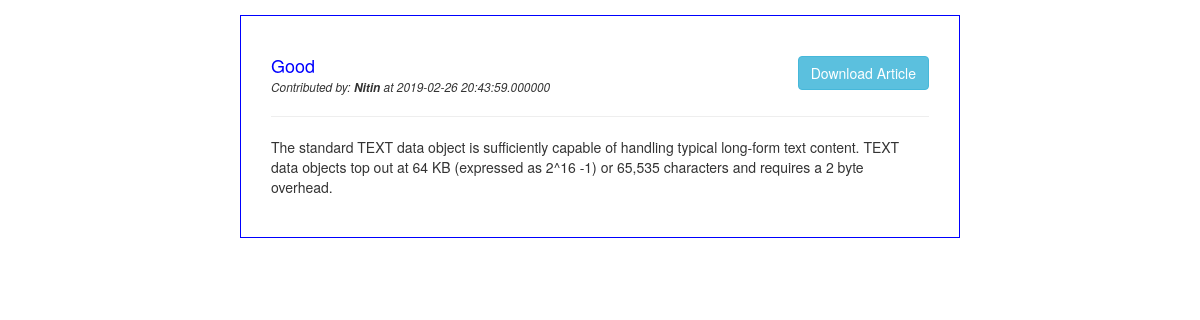
/read.php?title=Good, run on the app's committed database.
### tables this page shows
CREATE TABLE `articles` (
  `id` int(32) NOT NULL,
  `name` varchar(255) NOT NULL,
  `title` varchar(255) NOT NULL,
  `article` text NOT NULL,
  `filename` varchar(55) NOT NULL,
  `filepath` varchar(255) NOT NULL,
  `whenadded` timestamp(6) NOT NULL DEFAULT CURRENT_TIMESTAMP(6)
);

### read.php (the view, shortened to what this page needs)
<?php
 	if(isset($_GET['title'])){
 		require 'connection.php';
 		$title1 = mysqli_real_escape_string($conn, $_GET['title']);
 		$sql = "SELECT id, name, title, article, filepath, whenadded FROM articles WHERE title='$title1'";
 	}
 	else{
 		header('Location: browse.php');
 	}
?>
<!DOCTYPE html>
<html>
<head>
	<link rel="stylesheet" href="https://maxcdn.bootstrapcdn.com/bootstrap/3.4.0/css/bootstrap.min.css">
</head>
<body>
	<?php
	$result = $conn->query($sql);
	if ($result->num_rows > 0) {
   			 while($row = $result->fetch_assoc()) { ?>
		<div class="card container">
        	<div class="card-body">
        		<a href="read.php?id=<?php echo $row["id"] ?>" class="title"><h4 class="card-title"><?php echo $row["title"] ?></h4></a>
				<a href="<?php echo $row["filepath"] ?>" class="btn btn-info pull-right" style="margin-top: -20px;" download>Download Article</a>
			    <small><i>Contributed by: <b><?php echo $row["name"] ?></b> at <?php echo $row["whenadded"] ?></i></small>
			    <hr>
			    <p class="card-text"><?php echo $row["article"] ?></p>
		 	</div>
		</div>
   	<?php }
		}
	?>
</body>
</html>

### read.php (style rules this page uses)
.card { width: 60%; border: 1px solid blue; padding: 30px; margin-top: 15px; }
h4 { color: blue; margin-bottom: 0px; }

### data on the page
articles: title "Good", name "Nitin", whenadded "2019-02-26 20:43:59.000000", article "The standard TEXT data object is sufficiently capable of handling typical long-form text content. TEXT data objects top out at 64 KB (expressed as 2^16 -1) or 65,535 characters and requires a 2 byte overhead."
